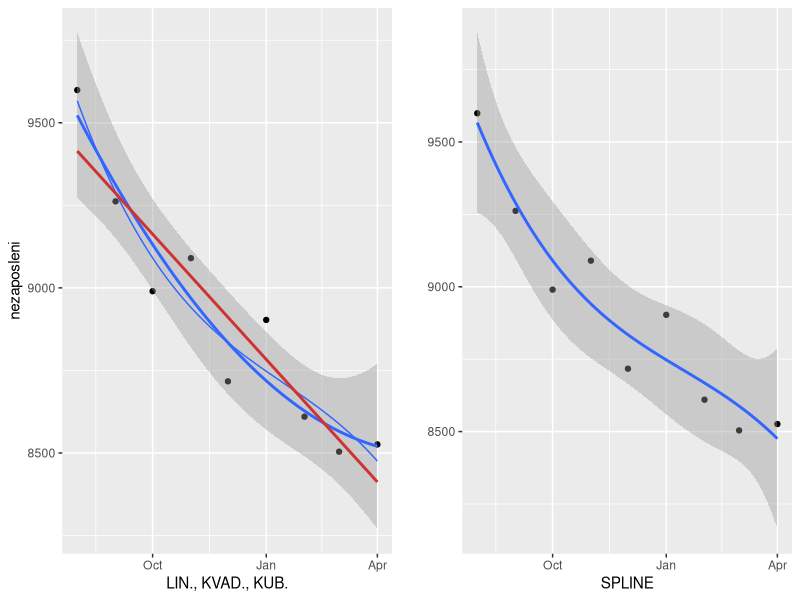
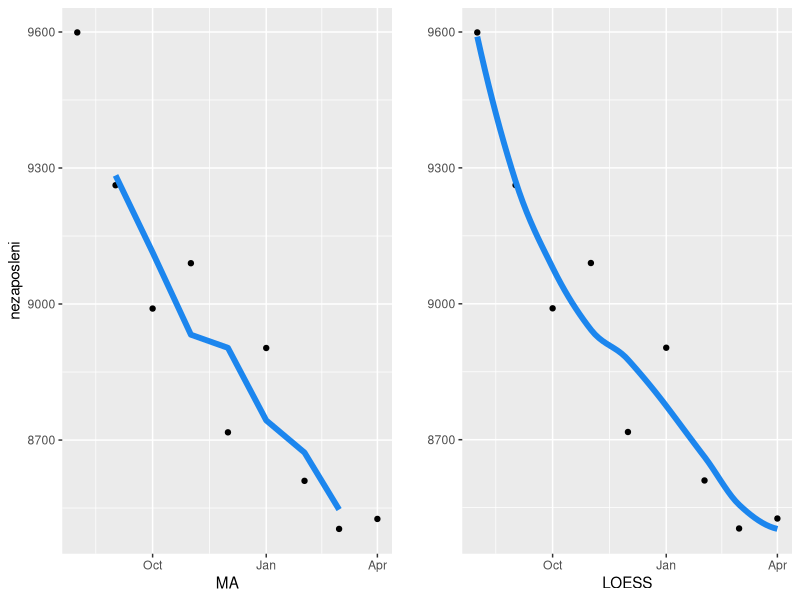

The R source for these figures, in order:
## ---- chunk 1
library(tidyverse)
library(gridExtra)  


#vzorčni testni podatki
df <- data.frame(datum = economics$date,
                 populacija = economics$pop, 
                 nezaposleni = economics$unemploy,
                 stringsAsFactors=FALSE) 
df <- subset(df, datum > "2014-07-01")  


#grafi


p1 <- ggplot(data=df, aes(x=datum, y=nezaposleni )) +
  geom_point() +
  geom_smooth(method = lm, formula = y ~ poly(x, 2), se = T) +
  geom_smooth(method = lm, formula = y ~ poly(x, 3), size=0.5, se = F) +
  geom_smooth(method = lm, se = F, color = "#CD3333", size = 1) +
  xlab("LIN., KVAD., KUB.")  

p2 <- ggplot(data=df, aes(x=datum, y=nezaposleni) ) +
  geom_point() + 
  geom_smooth(method = lm, formula = y ~ splines::bs(x, 3), se = TRUE) +
  xlab("SPLINE") + ylab("")  

gridExtra::grid.arrange(p1, p2, nrow=1)  

## ---- chunk 2

library(forecast)
library(tseries)  

nz <- ts(df$nezaposleni)
df$nz <- tsclean(nz)
df$ma <- ma(df$nz, order = 3) #moving average 3monts  

p1 <- ggplot() +
  geom_point(data=df, aes(x=datum, y=nz)) +
  geom_line(data=df, aes(x=datum, y=ma), color="#1C86EE", size = 2) +
  ylab("nezaposleni") +
  xlab("MA")  

p2 <- ggplot() +
  geom_point(data=df, aes(x=datum, y=nz)) +
  geom_smooth(data=df, aes(x=datum, y=nz), method = "loess", color="#1C86EE", size = 2, se=F) +
  ylab("") +
  xlab("LOESS")  

gridExtra::grid.arrange(p1, p2, nrow=1)  

